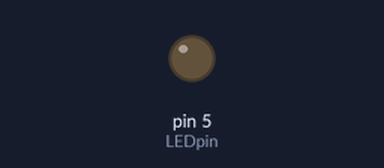
Bench run of a sketch on a simulated Arduino Uno, built with avr-gcc and run on an emulated ATmega328P. On the bench: output pins drawn as LEDs (lit = HIGH).

Above: at 0.05 s.
At 3.75 s:
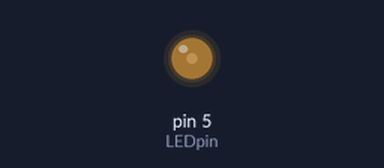
At 9.85 s:
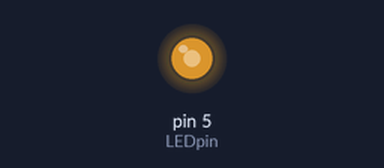
At 14.65 s:
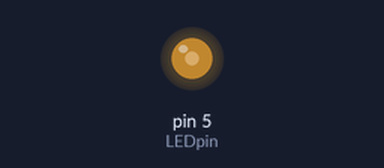
Timing chart, 0 to 20.3 s (numbered marks = the images above):
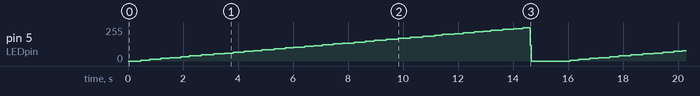

The sketch:

ledpwm.ino
```cpp
#define LEDpin 5

void setup() {
  // put your setup code here, to run once:
  pinMode(LEDpin, OUTPUT);
}

void loop() {
  // put your main code here, to run repeatedly:
  for( int i = 0;i<100;i++) {
    pwmLED(i,100);
  }
  delay(1000);
}

void pwmLED(int duty, int time) {
  int i = 0;
  int j = 0;
  for (j = 1; j < time; j++) {
    for (i = 0; i < 100; i++) {
      if (i < duty) {
        digitalWrite(LEDpin, HIGH);
      } else {
        digitalWrite(LEDpin, LOW);
      }
      delayMicroseconds(10);
    }
  }
}
```
